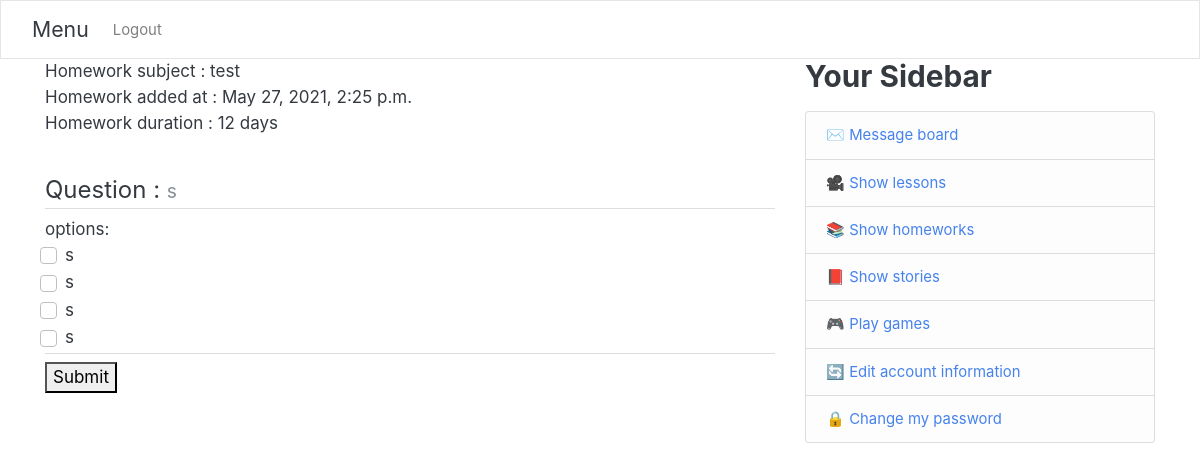
Screenshot of /show_homework_questions_for_kid/3/ (signed in) with the database file from the repository.
### kindergarten/models.py (models this page shows, shortened)
class HomeWork(models.Model):
    subject=models.CharField(max_length=400)
    created_at = models.DateTimeField(auto_now_add=True)
    duration = models.IntegerField()
    garten=models.ForeignKey(Kindergarten, blank=True, null=True,on_delete=models.CASCADE)
    class Meta:
        verbose_name_plural = "HomeWork"

class Question(models.Model):
    question=models.CharField(max_length=400)
    option1=models.CharField(max_length=400)
    option2=models.CharField(max_length=400)
    option3=models.CharField(max_length=400)
    option4=models.CharField(max_length=400)
    answer=models.CharField(max_length=400)
    homeWork=models.ForeignKey(HomeWork, blank=True, null=True,on_delete=models.SET_NULL)
    class Meta:
        verbose_name_plural = "Question"

### kindergarten/views.py (the view)
# urls.py: path('show_homework_questions_for_kid/<int:HomeWork_Id>/',show_homework_questions_for_kid,name="show_homework_questions_for_kid"),
@login_required
def show_homework_questions_for_kid(req,HomeWork_Id):
    homework=HomeWork.objects.filter(id=HomeWork_Id).first()
    questions=Question.objects.filter(homeWork=homework)
    return render(req,'kindergarten/Solve_homework.html',{'homework':homework,'questions':questions})

### users/myapp_tags.py (called while the page is built)
@register.simple_tag
def get_model1_object(user):
    parent=Parent.objects.filter(username=user.username).first()
    teacher=Teacher.objects.filter(username=user.username).first()
    kid=Kid.objects.filter(username=user.username).first()
    ans=[]
    if parent:
        ans.append(True)
    else:
        ans.append(False)
    HaveGarten = False
    if teacher:
        try:
            Garten=Kindergarten.objects.get(myTeacher=teacher)
        except:
            HaveGarten = False
        else:
            HaveGarten = Garten.name
        ans.append(True)
    else:
        ans.append(False)
    if kid:
        ans.append(True)
    else:
        ans.append(False)
    ans.append(HaveGarten)
    return ans

### kindergarten/templates/kindergarten/Solve_homework.html (shortened to what this page needs)
{% extends "users/base.html" %}
{% block content %}
<div class="content-section">
<p3>Homework subject : {{homework.subject}}</p3>
<p3>Homework added at : {{homework.created_at}}</p3>
<p3>Homework duration : {{homework.duration}} days</p3>
<form action={% url 'solve_homework' HomeWork_Id=homework.id %} method="post">
{% for question in questions %}
    <article class="media content-section">
          <div class="media-body">
          <legend class="border-bottom ">
             Question : <small class="text-muted">{{ question.question }}</small>
             </legend>
            options:
            <div class="form-check">
                <input class="form-check-input" type="checkbox" value="{{question.option1}}" id="{{question.option1}}" name="{{question.id}}">
                <label class="form-check-label" for="apple">{{ question.option1  }}</label>
            </div>
            <div class="form-check">
                <input class="form-check-input" type="checkbox" value="{{question.option2}}" id="{{question.option2}}" name="{{question.id}}">
                <label class="form-check-label" for="apple">{{ question.option2  }}</label>
            </div>
            <div class="form-check">
                <input class="form-check-input" type="checkbox" value="{{question.option3}}" id="{{question.option3}}" name="{{question.id}}">
                <label class="form-check-label" for="apple">{{ question.option3  }}</label>
            </div>
            <div class="form-check">
                <input class="form-check-input" type="checkbox" value="{{question.option4}}" id="{{question.option4}}" name="{{question.id}}">
                <label class="form-check-label" for="apple">{{ question.option4  }}</label>
            </div>
            <legend class="border-bottom "></legend>
          </div>
        </article>
{% endfor %}
        <button type="submit">Submit</button>
</form>
</div>
{%endblock%}

### rows the page displays
HomeWork: subject "test", created_at "May 27, 2021, 2:25 p.m.", duration "12"
Question: question "s", option1 "s", option2 "s", option3 "s", option4 "s"
